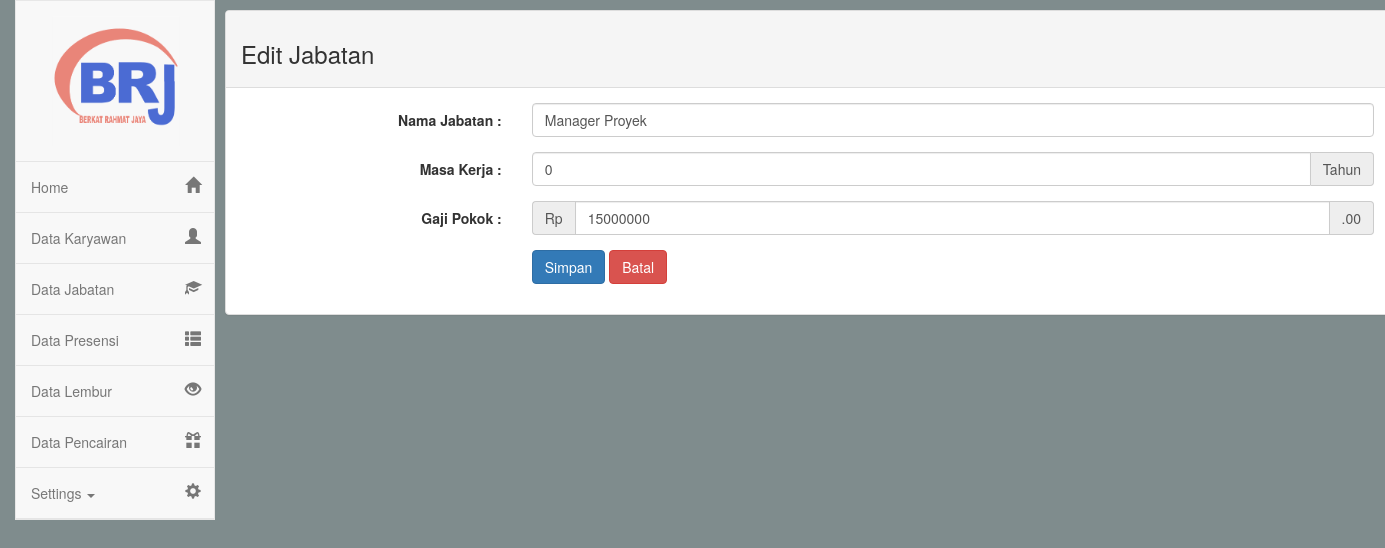
/dashboard.php?page=edit-jabatan&kd_jabatan=1 (signed in), run on the app's committed database.
### tables this page shows
CREATE TABLE `jabatan` (
  `kd_jabatan` int(11) NOT NULL,
  `nama_jabatan` varchar(255) NOT NULL,
  `masa_kerja` int(11) NOT NULL,
  `gaji_pokok` int(11) NOT NULL,
  `gaji_lembur` int(11) NOT NULL
);

### page/edit-jabatan.php (the view, shortened to what this page needs)
<?php
$kd_jabatan = $_GET['kd_jabatan'];
include 'koneksi.php';
$view = mysqli_query($koneksi, "select * from jabatan where kd_jabatan = '$kd_jabatan'") or die(mysqli_error());
$data = mysqli_fetch_array($view);
?>
<div class="panel panel-default">
	<div class="panel-heading">
		<h3>Edit Jabatan</h3>
	</div>
	<div class="panel-body">
		<form class="form-horizontal" action="update-jabatan.php" method="post">
			<div class="form-group">
				<label class="control-label col-sm-3" for="nama_jabatan">Nama Jabatan :</label>
				<div class="col-sm-9">
					<input type="text" class="form-control" id="nama_jabatan" name="nama_jabatan" value="<?php echo $data['nama_jabatan']; ?>">
				</div>
			</div>
			<div class="form-group">
				<label class="control-label col-sm-3" for="masa_kerja">Masa Kerja :</label>
				<div class="col-sm-9">
					<div class="input-group">
						<input type="number" class="form-control" id="masa_kerja" name="masa_kerja" value="<?php echo $data['masa_kerja']; ?>"><span class="input-group-addon">Tahun</span>
					</div>
				</div>
			</div>
			<div class="form-group">
				<label class="control-label col-sm-3" for="gaji_pokok">Gaji Pokok :</label>
				<div class="col-sm-9">
					<div class="input-group">
						<span class="input-group-addon">Rp</span>
						<input type="number" class="form-control" id="gaji_pokok" name="gaji_pokok" value="<?php echo $data['gaji_pokok']; ?>">
						<span class="input-group-addon">.00</span>
					</div>
				</div>
			</div>
			<div class="form-group">
				<label class="control-label col-sm-3"></label>
				<div class="col-sm-9">
					<button type="submit" class="btn btn-primary">Simpan</button>
					<a href="dashboard.php?page=jabatan" class="btn btn-danger">Batal</a>
				</div>
			</div>
		</form>
	</div>
</div>

### style/dashboard.css (style rules this page uses)
body,html { height: 100%; }

### data on the page
jabatan: nama_jabatan "Manager Proyek", masa_kerja "0", gaji_pokok "15000000"
